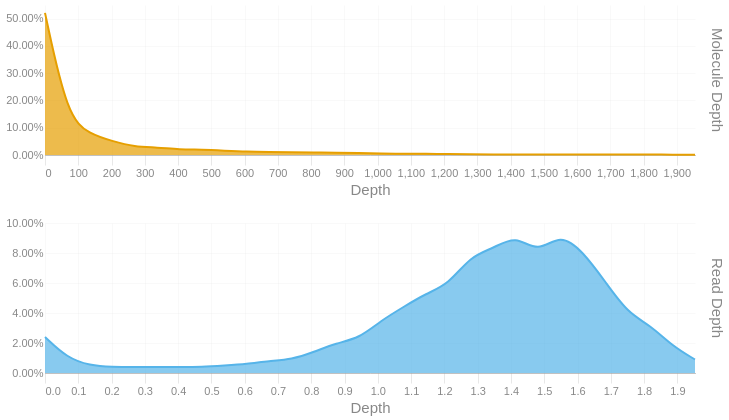

The cell this chart's notebook holds for it:
### Code cell
readdep = depth_hist(tb['Read Depth'], q99, 3)
readdep = readdep.with_columns(pl.lit('Read Depth').alias('Metric'))
if not SKIPLR:
    moldep = depth_hist(tb['Molecule Depth'], mol_q99, 1)
    moldep = moldep.with_columns(pl.lit('Molecule Depth').alias('Metric'))
    _hist = pl.concat([readdep, moldep])
    _hist = _hist.filter(pl.col('Proportion') != 0)
    with SafeRender(_hist):
        (
            alt.Chart(_hist)        
            .mark_area(interpolate = "basis")
            .encode(
                x=alt.X('Bin:Q').scale(domainMin=0).axis(alt.Axis(title='Depth')),
                y = alt.Y('Proportion:Q', title = None).axis(format = '.2%'),
                color = alt.Color('Metric:N').legend(None),
                row = alt.Row("Metric:N").header(title = None, labelOrient = 'right'),
                tooltip = [
                    alt.Tooltip("Metric:N", title = "Metric"),
                    alt.Tooltip('Interval:N', title = "Depth Interval"),
                    alt.Tooltip('Proportion:Q', title = "% Alignments").format('.2%')
                ]
            )
            .resolve_scale(x='independent', y='independent')
            .properties(
                height = 150, width = 650,
                usermeta={'embedOptions': {'downloadFileName': f'{samplename}.depth.hist'}}
            )
        ).display()
else:
    readdep = readdep.filter(pl.col('Proportion') != 0)
    with SafeRender(readdep):
        (
            alt.Chart(readdep)        
            .mark_area(interpolate = "basis")
            .encode(
                x=alt.X('Bin:Q').scale(domainMin=0).axis(alt.Axis(title='Depth')),
                y = alt.Y('Proportion:Q', title = None).axis(format = '.2%'),
                tooltip = [
                    alt.Tooltip('Interval:N', title = "Depth Interval"),
                    alt.Tooltip('Proportion:Q', title = "% Alignments").format('.2%')
                ]
            )
            .properties(
                usermeta={'embedOptions': {'downloadFileName': f'{samplename}.depth.hist'}}
            )
        ).display()

### Figure 1 — Vega-Lite specification as saved in the notebook (floating-point values rounded to 4 significant figures)
{"width": 650, "height": 150, "config": {"title": {"anchor": "start", "dy": -15, "fontSize": 18, "color": "#888888", "subtitleColor": "#888888", "subtitleFontSize": 14}, "arc": {"fill": "#0072B2"}, "axis": {"domainColor": "#888888", "domainWidth": 0.5, "gridWidth": 0.2, "grid": false, "titleFontWeight": 400, "titleFontSize": 15, "labelFontSize": 11, "labelColor": "#888888", "tickColor": "#888888", "tickWidth": 0.2, "titleColor": "#888888"}, "axisBand": {"grid": false}, "axisX": {"grid": true, "tickSize": 10, "domainCap": "round"}, "axisY": {"domain": false, "grid": true, "tickSize": 0, "domainCap": "round"}, "background": "transparent", "header": {"labelFontSize": 15, "labelColor": "#888888", "titleFontSize": 15, "titleFontWeight": 600, "titleColor": "#888888"}, "legend": {"labelFont": "sans-serif", "labelFontSize": 12, "labelColor": "#888888", "symbolSize": 100, "symbolType": "circle", "titleFontSize": 12, "titlePadding": 10, "titleColor": "#888888", "title": null}, "range": {"category": ["#E69F00", "#56B4E9", "#009E73", "#F0E442", "#0072B2", "#D55E00", "#CC79A7", "#000000"], "diverging": ["#cfe8f3", "#a2d4ec", "#73bfe2", "#46abdb", "#1696d2", "#12719e"]}, "area": {"fill": "#0072B2", "fillOpacity": 0.7, "line": true, "strokeOpacity": 0.7}, "line": {"color": "#0072B2", "stroke": "#0072B2", "strokeWidth": 2}, "trail": {"color": "#0072B2", "stroke": "#0072B2", "strokeWidth": 0, "size": 1}, "point": {"filled": true, "fillOpacity": 1.0, "size": 95}, "text": {"color": "#888888", "fontSize": 11, "align": "right", "fontWeight": 400, "size": 11}, "bar": {"fill": "#0072B2", "stroke": null}, "view": {"stroke": null, "continuousWidth": 660, "continuousHeight": 400}}, "data": {"name": "data-6327488e5b84cfc8bbb631c4a6bb13e6"}, "mark": {"type": "area", "interpolate": "basis"}, "encoding": {"color": {"field": "Metric", "legend": null, "type": "nominal"}, "row": {"field": "Metric", "header": {"title": null, "labelOrient": "right"}, "type": "nominal"}, "tooltip": [{"field": "Metric", "title": "Metric", "type": "nominal"}, {"field": "Interval", "title": "Depth Interval", "type": "nominal"}, {"field": "Proportion", "format": ".2%", "title": "% Alignments", "type": "quantitative"}], "x": {"axis": {"title": "Depth"}, "field": "Bin", "scale": {"domainMin": 0}, "type": "quantitative"}, "y": {"axis": {"format": ".2%"}, "field": "Proportion", "title": null, "type": "quantitative"}}, "resolve": {"scale": {"x": "independent", "y": "independent"}}, "usermeta": {"embedOptions": {"downloadFileName": "S3_Waccamaw_1707.depth.hist"}}, "$schema": "https://vega.github.io/schema/vega-lite/v6.1.0.json", "datasets": {"data-6327488e5b84cfc8bbb631c4a6bb13e6": [{"Bin": 0.0, "Interval": "0.0-0.067", "Proportion": 0.024, "Metric": "Read Depth"}, {"Bin": 0.067, "Interval": "0.067-0.135", "Proportion": 0.01, "Metric": "Read Depth"}, {"Bin": 0.135, "Interval": "0.135-0.202", "Proportion": 0.005, "Metric": "Read Depth"}, {"Bin": 0.202, "Interval": "0.202-0.269", "Proportion": 0.004, "Metric": "Read Depth"}, {"Bin": 0.269, "Interval": "0.269-0.337", "Proportion": 0.004, "Metric": "Read Depth"}, {"Bin": 0.337, "Interval": "0.337-0.404", "Proportion": 0.004, "Metric": "Read Depth"}, {"Bin": 0.404, "Interval": "0.404-0.471", "Proportion": 0.004, "Metric": "Read Depth"}, {"Bin": 0.471, "Interval": "0.471-0.539", "Proportion": 0.004, "Metric": "Read Depth"}, {"Bin": 0.539, "Interval": "0.539-0.606", "Proportion": 0.005, "Metric": "Read Depth"}, {"Bin": 0.606, "Interval": "0.606-0.673", "Proportion": 0.006, "Metric": "Read Depth"}, {"Bin": 0.673, "Interval": "0.673-0.741", "Proportion": 0.008, "Metric": "Read Depth"}, {"Bin": 0.741, "Interval": "0.741-0.808", "Proportion": 0.009, "Metric": "Read Depth"}, {"Bin": 0.808, "Interval": "0.808-0.875", "Proportion": 0.014, "Metric": "Read Depth"}, {"Bin": 0.875, "Interval": "0.875-0.943", "Proportion": 0.02, "Metric": "Read Depth"}, {"Bin": 0.943, "Interval": "0.943-1.01", "Proportion": 0.023, "Metric": "Read Depth"}, {"Bin": 1.01, "Interval": "1.01-1.077", "Proportion": 0.035, "Metric": "Read Depth"}, {"Bin": 1.077, "Interval": "1.077-1.145", "Proportion": 0.044, "Metric": "Read Depth"}, {"Bin": 1.145, "Interval": "1.145-1.212", "Proportion": 0.053, "Metric": "Read Depth"}, {"Bin": 1.212, "Interval": "1.212-1.279", "Proportion": 0.059, "Metric": "Read Depth"}, {"Bin": 1.279, "Interval": "1.279-1.347", "Proportion": 0.078, "Metric": "Read Depth"}, {"Bin": 1.347, "Interval": "1.347-1.414", "Proportion": 0.083, "Metric": "Read Depth"}, {"Bin": 1.414, "Interval": "1.414-1.481", "Proportion": 0.092, "Metric": "Read Depth"}, {"Bin": 1.481, "Interval": "1.481-1.549", "Proportion": 0.08, "Metric": "Read Depth"}, {"Bin": 1.549, "Interval": "1.549-1.616", "Proportion": 0.093, "Metric": "Read Depth"}, {"Bin": 1.616, "Interval": "1.616-1.683", "Proportion": 0.081, "Metric": "Read Depth"}, {"Bin": 1.683, "Interval": "1.683-1.751", "Proportion": 0.061, "Metric": "Read Depth"}, {"Bin": 1.751, "Interval": "1.751-1.818", "Proportion": 0.04, "Metric": "Read Depth"}, {"Bin": 1.818, "Interval": "1.818-1.885", "Proportion": 0.032, "Metric": "Read Depth"}, {"Bin": 1.885, "Interval": "1.885-1.953", "Proportion": 0.018, "Metric": "Read Depth"}, {"Bin": 1.953, "Interval": "1.953-2.02", "Proportion": 0.009, "Metric": "Read Depth"}, {"Bin": 0.0, "Interval": "0.0-67.4", "Proportion": 0.521, "Metric": "Molecule Depth"}, {"Bin": 67.4, "Interval": "67.4-134.8", "Proportion": 0.139, "Metric": "Molecule Depth"}, {"Bin": 134.8, "Interval": "134.8-202.2", "Proportion": 0.077, "Metric": "Molecule Depth"}, {"Bin": 202.2, "Interval": "202.2-269.6", "Proportion": 0.051, "Metric": "Molecule Depth"}, {"Bin": 269.6, "Interval": "269.6-337.0", "Proportion": 0.03, "Metric": "Molecule Depth"}, {"Bin": 337.0, "Interval": "337.0-404.4", "Proportion": 0.028, "Metric": "Molecule Depth"}, {"Bin": 404.4, "Interval": "404.4-471.8", "Proportion": 0.02, "Metric": "Molecule Depth"}, {"Bin": 471.8, "Interval": "471.8-539.2", "Proportion": 0.02, "Metric": "Molecule Depth"}, {"Bin": 539.2, "Interval": "539.2-606.6", "Proportion": 0.016, "Metric": "Molecule Depth"}, {"Bin": 606.6, "Interval": "606.6-674.0", "Proportion": 0.012, "Metric": "Molecule Depth"}, {"Bin": 674.0, "Interval": "674.0-741.4", "Proportion": 0.011, "Metric": "Molecule Depth"}, {"Bin": 741.4, "Interval": "741.4-808.8", "Proportion": 0.01, "Metric": "Molecule Depth"}, {"Bin": 808.8, "Interval": "808.8-876.2", "Proportion": 0.009, "Metric": "Molecule Depth"}, {"Bin": 876.2, "Interval": "876.2-943.6", "Proportion": 0.009, "Metric": "Molecule Depth"}, {"Bin": 943.6, "Interval": "943.6-1011.0", "Proportion": 0.007, "Metric": "Molecule Depth"}, {"Bin": 1011.0, "Interval": "1011.0-1078.4", "Proportion": 0.005, "Metric": "Molecule Depth"}, {"Bin": 1078.0, "Interval": "1078.4-1145.8", "Proportion": 0.005, "Metric": "Molecule Depth"}, {"Bin": 1146.0, "Interval": "1145.8-1213.2", "Proportion": 0.004, "Metric": "Molecule Depth"}, {"Bin": 1213.0, "Interval": "1213.2-1280.6", "Proportion": 0.004, "Metric": "Molecule Depth"}, {"Bin": 1281.0, "Interval": "1280.6-1348.0", "Proportion": 0.003, "Metric": "Molecule Depth"}, {"Bin": 1348.0, "Interval": "1348.0-1415.4", "Proportion": 0.002, "Metric": "Molecule Depth"}, {"Bin": 1415.0, "Interval": "1415.4-1482.8", "Proportion": 0.002, "Metric": "Molecule Depth"}, {"Bin": 1483.0, "Interval": "1482.8-1550.2", "Proportion": 0.002, "Metric": "Molecule Depth"}, {"Bin": 1550.0, "Interval": "1550.2-1617.6", "Proportion": 0.002, "Metric": "Molecule Depth"}, {"Bin": 1618.0, "Interval": "1617.6-1685.0", "Proportion": 0.002, "Metric": "Molecule Depth"}, {"Bin": 1685.0, "Interval": "1685.0-1752.4", "Proportion": 0.002, "Metric": "Molecule Depth"}, {"Bin": 1752.0, "Interval": "1752.4-1819.8", "Proportion": 0.002, "Metric": "Molecule Depth"}, {"Bin": 1820.0, "Interval": "1819.8-1887.2", "Proportion": 0.002, "Metric": "Molecule Depth"}, {"Bin": 1887.0, "Interval": "1887.2-1954.6", "Proportion": 0.001, "Metric": "Molecule Depth"}, {"Bin": 1955.0, "Interval": "1954.6-2021.95", "Proportion": 0.001, "Metric": "Molecule Depth"}]}}
